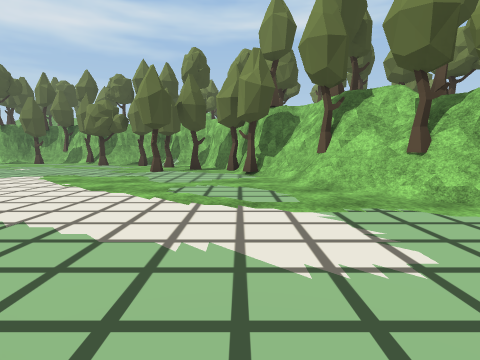
[1] (above)

15 first-person views from a walk through a scene from a Unity 3-D project. The camera is 1.3 m above the floor, tilts 6° down and sees 80° across. The floor is counted in squares, 2 m on a side. Each view is taken from the middle of a square. On the plan, view 1 faces up. The plan holds only what a view shows up to about 9 squares ahead; the rest is blank. The place goes on beyond the plan. Some animated figures are left out. Some surface patterns are stand-ins.

[2]
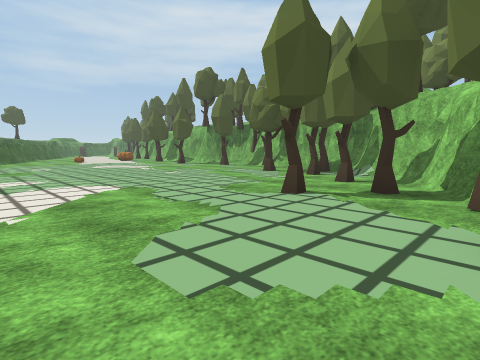

[3]
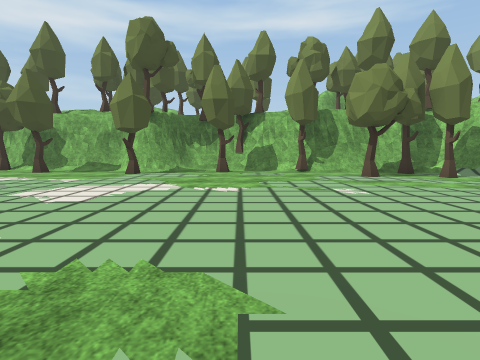

[4]
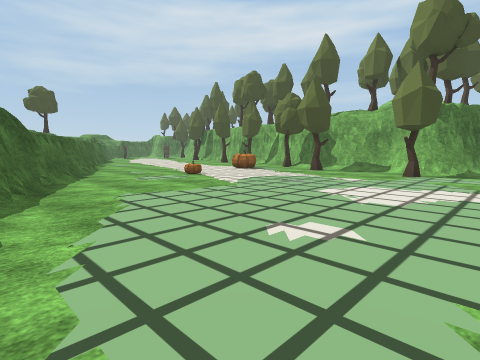

[5]
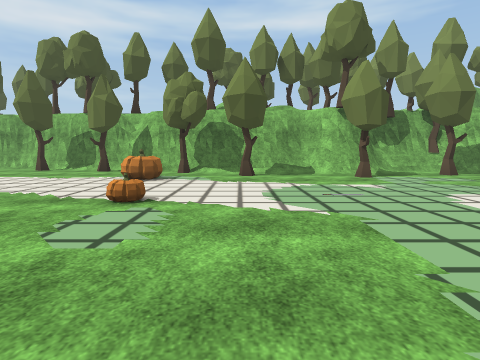

[6]
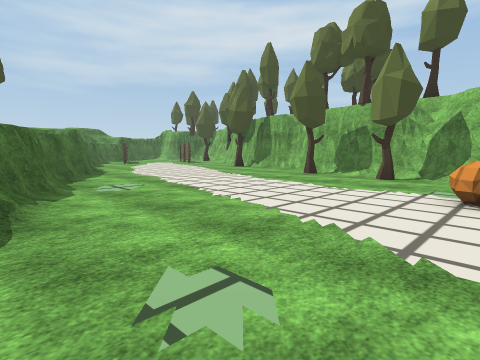

[7]
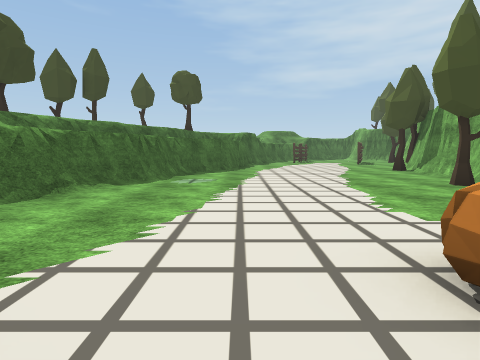

[8]
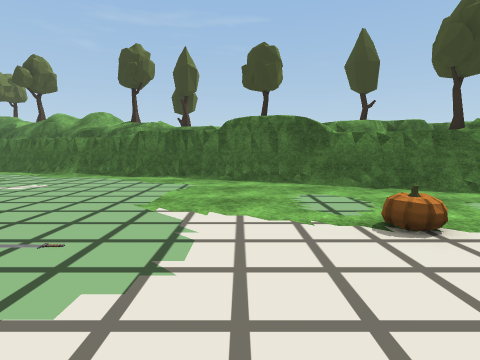

[9]
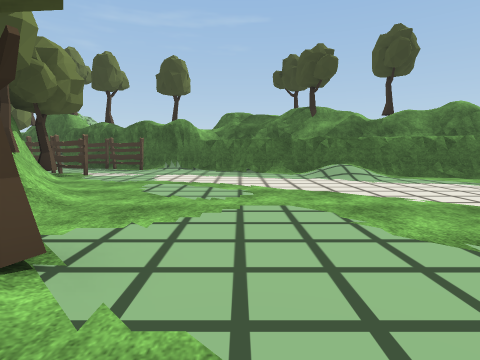

[10]
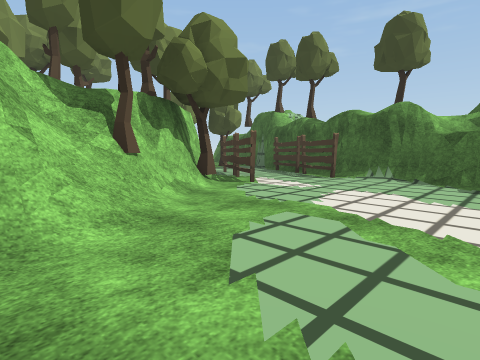

[11]
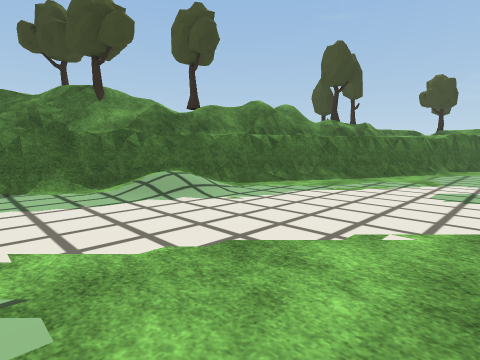

[12]
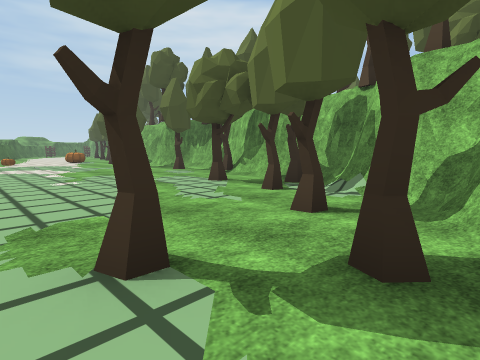

[13]
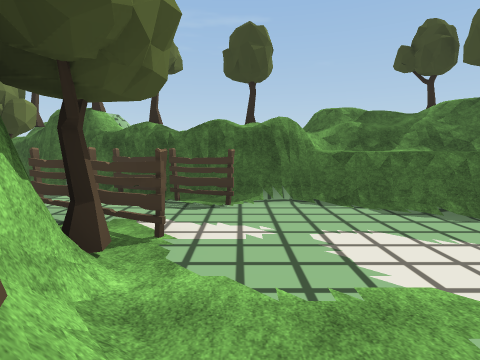

[14]
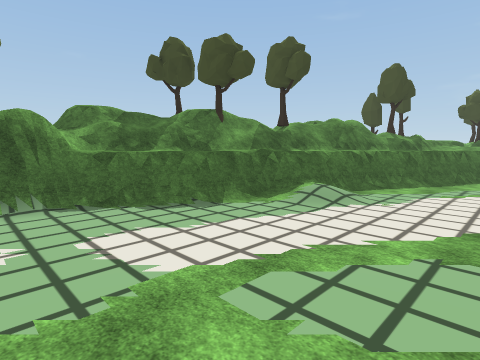

[15]
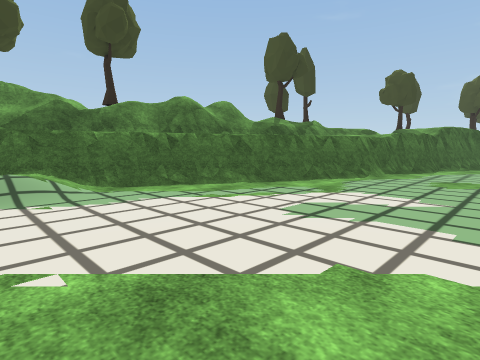

### Floor plan
Key: @ floor where view 1 was taken; # wall or solid block; x gap in a wall; . floor; / step, stairs or slope; T tree; F fence; O other object.
Columns run from 25 left of view 1 to 5 right of it. Each row starts with its distance up from view 1.
 17 ##
 16 T#######
 15 ....T.T###########
 14 ........T....x.T./T####
 13 ..........T..T.......T#
 12 ........O..........T.T###
 11 ......................T.##
 10 #.......O..............T.#
  9 ####..................T..T
  8    ###...................T#
  7      ###..................###
  6        ###................/T##
  5          ####............../#
  4             #####........../T
  3                 ##..........T#
  2                  ###///.....F##
  1                    ###//.....FF
  0                      ####@.....
 -1                         ####FF.
 -2                            ####

Where each view was taken, in squares from view 1:
view 1: 0 up, 0 right, facing up
view 2: 5 up, 0 right, facing up-left
view 3: 5 up, 9 left, facing up
view 4: 5 up, 10 left, facing up-left
view 5: 6 up, 15 left, facing up
view 6: 8 up, 17 left, facing up-left
view 7: 11 up, 16 left, facing left
view 8: 12 up, 15 left, facing down
view 9: 9 up, 1 left, facing down
view 10: 6 up, 1 left, facing down-right
view 11: 6 up, 1 left, facing down-left
view 12: 8 up, 1 left, facing up-left
view 13: 5 up, 2 right, facing down
view 14: 5 up, 2 right, facing down-left
view 15: 7 up, 3 left, facing down-left
